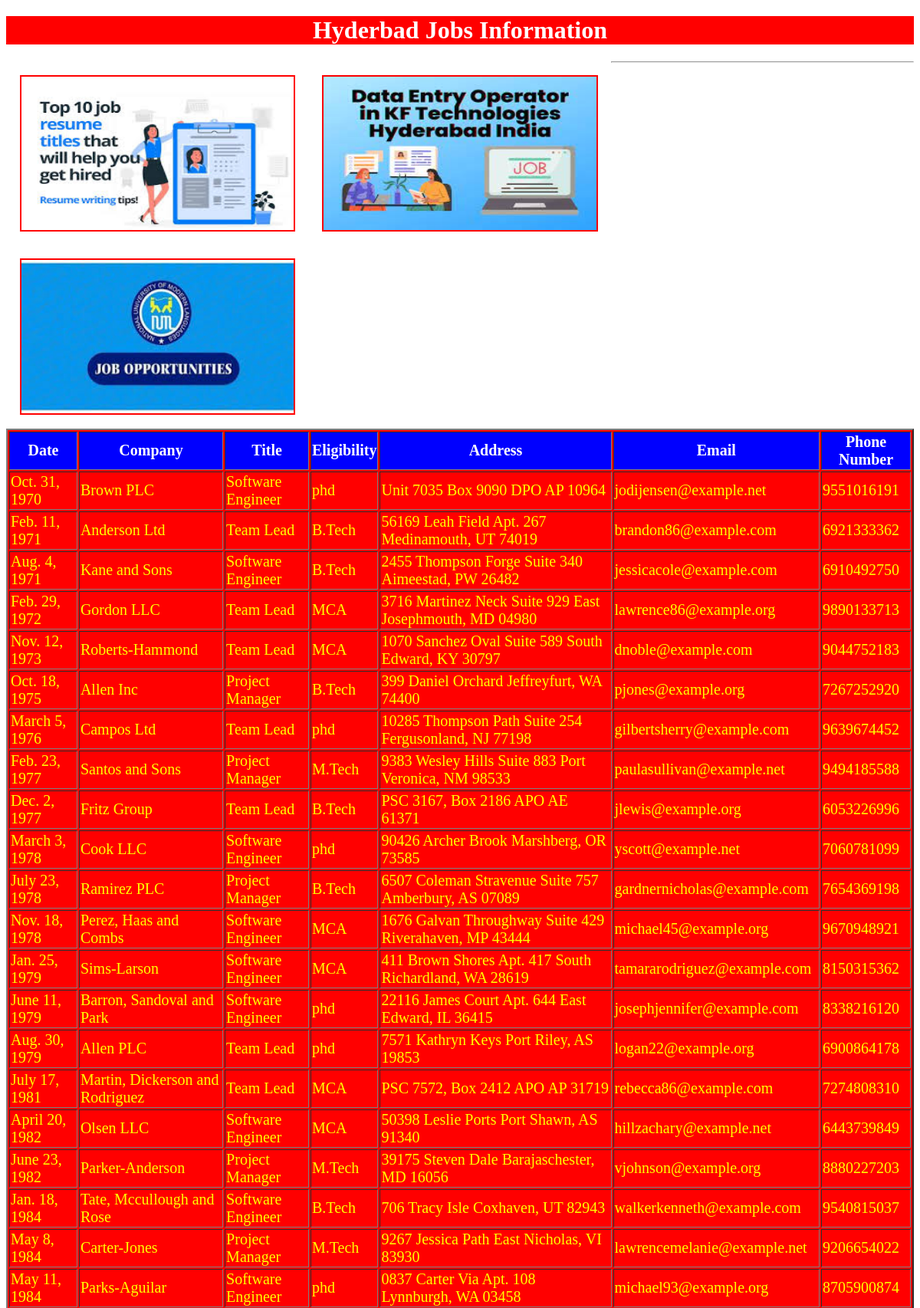
Screenshot of /hydjobs/ (upper part) with the database file from the repository.
### testapp/models.py (models this page shows)
class hydjobs(models.Model):
    date=models.DateField();
    company=models.CharField(max_length=100);
    title=models.CharField(max_length=100);
    eligibility=models.CharField(max_length=100);
    address=models.CharField(max_length=100);
    email=models.EmailField();
    phonenumber=models.IntegerField()

### testapp/views.py (the view)
# urls.py: path('hydjobs/', views.hydjobs_view),
def hydjobs_view(request):
    jobs_list=hydjobs.objects.order_by('date')
    my_dict={'jobs_list':jobs_list}
    return render(request,'testapp/hydjobs.html',my_dict)

### templates/testapp/hydjobs.html (shortened to what this page needs)
<!DOCTYPE html>
{%load static%}
<html lang="en" dir="ltr">
  <head>
    <link rel="stylesheet" href="{% static "css/demodjproject.css" %}">
  </head>
  <body>
    <h1>Hyderbad Jobs Information</h1>
    <img src="{%static "images/hyd1.jpg"%}" alt="">
    <img src="{%static "images/hyd2.jpg"%}" alt="">
    <img src="{%static "images/hyd3.jpg"%}" alt="">
    <hr>
    {% if jobs_list %}
    <table border=2>
      <thead>
          <th>Date</th>
          <th>Company</th>
          <th>Title</th>
          <th>Eligibility</th>
          <th>Address</th>
          <th>Email</th>
          <th>Phone Number</th>
      </thead>
      {%for job in jobs_list %}
      <tr>
        <td>{{job.date}}</td>
        <td>{{job.company}}</td>
        <td>{{job.title}}</td>
        <td>{{job.eligibility}}</td>
        <td>{{job.address}}</td>
        <td>{{job.email}}</td>
        <td>{{job.phonenumber}}</td>
      </tr>
      {% endfor %}
    </table>
    {%else%}
    <p>No Jobs found in Pune....</p>
    {% endif %}
  </body>
</html>

### static/css/demodjproject.css (style rules this page uses)
body { background: url(https://images.unsplash.com/photo-1542744095-fcf48d80b0fd?ixlib=rb-4.0.3&ixid=MnwxMjA3fDB8MHxzZWFyY2h8MTF8fGl0JTIwam9ifGVufDB8fDB8fA%3D%3D&auto=format&fit=crop&w=500&q=60) }
img { height: 200px; width: 30%; float: left; margin: 1.5%; border: 2px solid red; }
h1 { color: white; text-align: center; background: red; }
table,thead,th,tr,td { color: yellow; border: 2px solid:white; font-size: 20px; margin: auto; background: red; }
thead,th { color: white; border: 2px solid:white; font-size: 20px; margin: auto; background: blue; }

### rows the page displays
hydjobs: date "Oct. 31, 1970", company "Brown PLC", title "Software Engineer", eligibility "phd", address "Unit 7035 Box 9090 DPO AP 10964", email "jodijensen@example.net", phonenumber "9551016191"
hydjobs: date "Feb. 11, 1971", company "Anderson Ltd", title "Team Lead", eligibility "B.Tech", address "56169 Leah Field Apt. 267 Medinamouth, UT 74019", email "brandon86@example.com", phonenumber "6921333362"
hydjobs: date "Aug. 4, 1971", company "Kane and Sons", title "Software Engineer", eligibility "B.Tech", address "2455 Thompson Forge Suite 340 Aimeestad, PW 26482", email "jessicacole@example.com", phonenumber "6910492750"
hydjobs: date "Feb. 29, 1972", company "Gordon LLC", title "Team Lead", eligibility "MCA", address "3716 Martinez Neck Suite 929 East Josephmouth, MD 04980", email "lawrence86@example.org", phonenumber "9890133713"
hydjobs: date "Nov. 12, 1973", company "Roberts-Hammond", title "Team Lead", eligibility "MCA", address "1070 Sanchez Oval Suite 589 South Edward, KY 30797", email "dnoble@example.com", phonenumber "9044752183"
hydjobs: date "Oct. 18, 1975", company "Allen Inc", title "Project Manager", eligibility "B.Tech", address "399 Daniel Orchard Jeffreyfurt, WA 74400", email "pjones@example.org", phonenumber "7267252920"
hydjobs: date "March 5, 1976", company "Campos Ltd", title "Team Lead", eligibility "phd", address "10285 Thompson Path Suite 254 Fergusonland, NJ 77198", email "gilbertsherry@example.com", phonenumber "9639674452"
hydjobs: date "Feb. 23, 1977", company "Santos and Sons", title "Project Manager", eligibility "M.Tech", address "9383 Wesley Hills Suite 883 Port Veronica, NM 98533", email "paulasullivan@example.net", phonenumber "9494185588"
hydjobs: date "Dec. 2, 1977", company "Fritz Group", title "Team Lead", eligibility "B.Tech", address "PSC 3167, Box 2186 APO AE 61371", email "jlewis@example.org", phonenumber "6053226996"
hydjobs: date "March 3, 1978", company "Cook LLC", title "Software Engineer", eligibility "phd", address "90426 Archer Brook Marshberg, OR 73585", email "yscott@example.net", phonenumber "7060781099"
hydjobs: date "July 23, 1978", company "Ramirez PLC", title "Project Manager", eligibility "B.Tech", address "6507 Coleman Stravenue Suite 757 Amberbury, AS 07089", email "gardnernicholas@example.com", phonenumber "7654369198"
hydjobs: date "Nov. 18, 1978", company "Perez, Haas and Combs", title "Software Engineer", eligibility "MCA", address "1676 Galvan Throughway Suite 429 Riverahaven, MP 43444", email "michael45@example.org", phonenumber "9670948921"
hydjobs: date "Jan. 25, 1979", company "Sims-Larson", title "Software Engineer", eligibility "MCA", address "411 Brown Shores Apt. 417 South Richardland, WA 28619", email "tamararodriguez@example.com", phonenumber "8150315362"
hydjobs: date "June 11, 1979", company "Barron, Sandoval and Park", title "Software Engineer", eligibility "phd", address "22116 James Court Apt. 644 East Edward, IL 36415", email "josephjennifer@example.com", phonenumber "8338216120"
hydjobs: date "Aug. 30, 1979", company "Allen PLC", title "Team Lead", eligibility "phd", address "7571 Kathryn Keys Port Riley, AS 19853", email "logan22@example.org", phonenumber "6900864178"
hydjobs: date "July 17, 1981", company "Martin, Dickerson and Rodriguez", title "Team Lead", eligibility "MCA", address "PSC 7572, Box 2412 APO AP 31719", email "rebecca86@example.com", phonenumber "7274808310"
hydjobs: date "April 20, 1982", company "Olsen LLC", title "Software Engineer", eligibility "MCA", address "50398 Leslie Ports Port Shawn, AS 91340", email "hillzachary@example.net", phonenumber "6443739849"
hydjobs: date "June 23, 1982", company "Parker-Anderson", title "Project Manager", eligibility "M.Tech", address "39175 Steven Dale Barajaschester, MD 16056", email "vjohnson@example.org", phonenumber "8880227203"
hydjobs: date "Jan. 18, 1984", company "Tate, Mccullough and Rose", title "Software Engineer", eligibility "B.Tech", address "706 Tracy Isle Coxhaven, UT 82943", email "walkerkenneth@example.com", phonenumber "9540815037"
hydjobs: date "May 8, 1984", company "Carter-Jones", title "Project Manager", eligibility "M.Tech", address "9267 Jessica Path East Nicholas, VI 83930", email "lawrencemelanie@example.net", phonenumber "9206654022"
hydjobs: date "May 11, 1984", company "Parks-Aguilar", title "Software Engineer", eligibility "phd", address "0837 Carter Via Apt. 108 Lynnburgh, WA 03458", email "michael93@example.org", phonenumber "8705900874"
